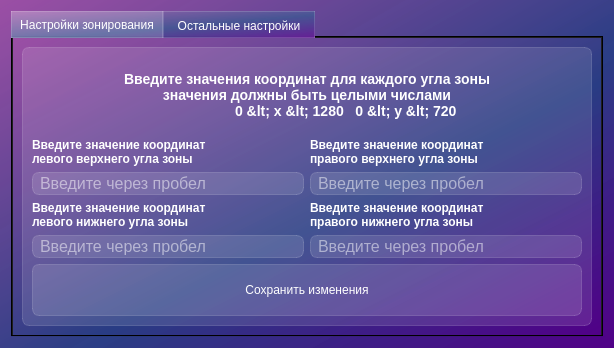
<?xml version="1.0" encoding="UTF-8"?>
<ui version="4.0">
 <class>ZoneChanging</class>
 <widget class="QDialog" name="ZoneChanging">
  <property name="geometry">
   <rect>
    <x>0</x>
    <y>0</y>
    <width>614</width>
    <height>348</height>
   </rect>
  </property>
  <property name="windowTitle">
   <string>Изменение параметров зоны</string>
  </property>
  <property name="styleSheet">
   <string notr="true">background-color: qlineargradient(spread:pad, x1:1, y1:1, x2:0, y2:0, stop:0 rgba(81, 0, 135, 255), stop:0.427447 rgba(41, 61, 132, 235), stop:1 rgba(155, 79, 165, 255));</string>
  </property>
  <layout class="QGridLayout" name="gridLayout_3">
   <item row="0" column="0">
    <widget class="QTabWidget" name="tabWidget">
     <property name="mouseTracking">
      <bool>true</bool>
     </property>
     <property name="styleSheet">
      <string notr="true">QTabWidget::pane {
  background-color: rgda(0, 0, 0, 0);
} 

QTabBar::tab {
  color: white;
  background-color: rgba(255, 255, 255, 30);
  border: 1px solid rgba(255, 255, 255, 40);
  width: 150px;
  height: 25px;
} 

QTabBar::tab:selected { 
	background-color: rgba(255, 255, 255, 70);
}</string>
     </property>
     <property name="currentIndex">
      <number>0</number>
     </property>
     <widget class="QWidget" name="zone_tab">
      <attribute name="title">
       <string>Настройки зонирования</string>
      </attribute>
      <layout class="QGridLayout" name="gridLayout_2">
       <item row="0" column="0">
        <widget class="QFrame" name="frame">
         <property name="styleSheet">
          <string notr="true">background-color: rgba(255, 255, 255, 30);
border: 1px solid rgba(255, 255, 255, 40);
border-radius: 7px</string>
         </property>
         <property name="frameShape">
          <enum>QFrame::Shape::StyledPanel</enum>
         </property>
         <property name="frameShadow">
          <enum>QFrame::Shadow::Raised</enum>
         </property>
         <layout class="QVBoxLayout" name="verticalLayout_3">
          <item>
           <layout class="QVBoxLayout" name="verticalLayout_2">
            <item>
             <layout class="QVBoxLayout" name="verticalLayout">
              <item>
               <widget class="QLabel" name="lbl_description">
                <property name="styleSheet">
                 <string notr="true">font-size: 14px;
font-weight: bold;
color: white;
background-color: none;
border: none</string>
                </property>
                <property name="text">
                 <string>Введите значения координат для каждого угла зоны
значения должны быть целыми числами 
                     0 &lt; x &lt; 1280   0 &lt; y &lt; 720 </string>
                </property>
                <property name="textFormat">
                 <enum>Qt::TextFormat::AutoText</enum>
                </property>
                <property name="scaledContents">
                 <bool>false</bool>
                </property>
                <property name="alignment">
                 <set>Qt::AlignmentFlag::AlignCenter</set>
                </property>
               </widget>
              </item>
              <item>
               <layout class="QGridLayout" name="gridLayout">
                <item row="1" column="0">
                 <widget class="QLineEdit" name="le_left_top_cords">
                  <property name="styleSheet">
                   <string notr="true">font-size: 16px;
color: white;
padding-left: 5px;</string>
                  </property>
                  <property name="text">
                   <string/>
                  </property>
                  <property name="placeholderText">
                   <string>Введите через пробел</string>
                  </property>
                 </widget>
                </item>
                <item row="1" column="1">
                 <widget class="QLineEdit" name="le_right_top_cords">
                  <property name="styleSheet">
                   <string notr="true">font-size: 16px;
color: white;
padding-left: 5px;</string>
                  </property>
                  <property name="text">
                   <string/>
                  </property>
                  <property name="placeholderText">
                   <string>Введите через пробел</string>
                  </property>
                 </widget>
                </item>
                <item row="3" column="0">
                 <widget class="QLineEdit" name="le_left_bottom_cords">
                  <property name="styleSheet">
                   <string notr="true">font-size: 16px;
color: white;
padding-left: 5px;</string>
                  </property>
                  <property name="text">
                   <string/>
                  </property>
                  <property name="placeholderText">
                   <string>Введите через пробел</string>
                  </property>
                 </widget>
                </item>
                <item row="3" column="1">
                 <widget class="QLineEdit" name="le_right_bottom_cords">
                  <property name="styleSheet">
                   <string notr="true">font-size: 16px;
color: white;
padding-left: 5px;</string>
                  </property>
                  <property name="text">
                   <string/>
                  </property>
                  <property name="placeholderText">
                   <string>Введите через пробел</string>
                  </property>
                 </widget>
                </item>
                <item row="0" column="1">
                 <widget class="QLabel" name="lbl_right_top">
                  <property name="styleSheet">
                   <string notr="true">font-size: 12px;
font-weight: bold;
color: white;
background-color: none;
border: none</string>
                  </property>
                  <property name="text">
                   <string>Введите значение координат
правого верхнего угла зоны</string>
                  </property>
                 </widget>
                </item>
                <item row="0" column="0">
                 <widget class="QLabel" name="lbl_left_top">
                  <property name="styleSheet">
                   <string notr="true">font-size: 12px;
font-weight: bold;
color: white;
background-color: none;
border: none</string>
                  </property>
                  <property name="text">
                   <string>Введите значение координат
левого верхнего угла зоны</string>
                  </property>
                 </widget>
                </item>
                <item row="2" column="0">
                 <widget class="QLabel" name="lbl_left_bottom">
                  <property name="styleSheet">
                   <string notr="true">font-size: 12px;
font-weight: bold;
color: white;
background-color: none;
border: none</string>
                  </property>
                  <property name="text">
                   <string>Введите значение координат
левого нижнего угла зоны</string>
                  </property>
                 </widget>
                </item>
                <item row="2" column="1">
                 <widget class="QLabel" name="lbl_right_bottom">
                  <property name="styleSheet">
                   <string notr="true">font-size: 12px;
font-weight: bold;
color: white;
background-color: none;
border: none</string>
                  </property>
                  <property name="text">
                   <string>Введите значение координат
правого нижнего угла зоны</string>
                  </property>
                 </widget>
                </item>
               </layout>
              </item>
             </layout>
            </item>
            <item>
             <widget class="QPushButton" name="btn_save_zone">
              <property name="styleSheet">
               <string notr="true">QPushButton {
	color: white;
	background-color: rgba(255, 255, 255, 30);
	border: 1px solid rgba(255, 255, 255, 40);
	border-radius: 7px;
	width: 230px;
	height: 50px
}
QPushButton:hover {
	background-color: rgba(255, 255, 255, 40);
}
QPushButton:pressed {
	background-color: rgba(255, 255, 255, 70);
}</string>
              </property>
              <property name="text">
               <string>Сохранить изменения</string>
              </property>
             </widget>
            </item>
           </layout>
          </item>
         </layout>
        </widget>
       </item>
      </layout>
     </widget>
     <widget class="QWidget" name="oth_settings_tab">
      <attribute name="title">
       <string>Остальные настройки</string>
      </attribute>
      <layout class="QGridLayout" name="gridLayout_4">
       <item row="0" column="0">
        <widget class="QFrame" name="frame_2">
         <property name="styleSheet">
          <string notr="true">background-color: rgba(255, 255, 255, 30);
border: 1px solid rgba(255, 255, 255, 40);
border-radius: 7px</string>
         </property>
         <property name="frameShape">
          <enum>QFrame::Shape::StyledPanel</enum>
         </property>
         <property name="frameShadow">
          <enum>QFrame::Shadow::Raised</enum>
         </property>
         <layout class="QGridLayout" name="gridLayout_5">
          <item row="0" column="0">
           <layout class="QHBoxLayout" name="horizontalLayout_3">
            <item>
             <widget class="QLabel" name="lbl_sender">
              <property name="styleSheet">
               <string notr="true">font-size: 14px;
font-weight: bold;
color: white;
background-color: none;
border: none</string>
              </property>
              <property name="text">
               <string>Почта, с которой
будут приходить
уведомления:</string>
              </property>
             </widget>
            </item>
            <item>
             <layout class="QVBoxLayout" name="verticalLayout_4">
              <item>
               <widget class="QLineEdit" name="le_sender_email">
                <property name="styleSheet">
                 <string notr="true">font-size: 16px;
color: white;
padding-left: 5px;</string>
                </property>
                <property name="text">
                 <string>zone.monitor.alert@gmail.com</string>
                </property>
                <property name="placeholderText">
                 <string>Введите адрес почты</string>
                </property>
               </widget>
              </item>
              <item>
               <widget class="QLineEdit" name="le_sender_pass">
                <property name="styleSheet">
                 <string notr="true">font-size: 16px;
color: white;
padding-left: 5px;</string>
                </property>
                <property name="text">
                 <string>G7rB!x2#VpQ8^yM0</string>
                </property>
                <property name="frame">
                 <bool>true</bool>
                </property>
                <property name="echoMode">
                 <enum>QLineEdit::EchoMode::Password</enum>
                </property>
                <property name="alignment">
                 <set>Qt::AlignmentFlag::AlignLeading|Qt::AlignmentFlag::AlignLeft|Qt::AlignmentFlag::AlignVCenter</set>
                </property>
                <property name="placeholderText">
                 <string>Введите пароль</string>
                </property>
               </widget>
              </item>
             </layout>
            </item>
            <item>
             <widget class="QPushButton" name="btn_save_sender">
              <property name="styleSheet">
               <string notr="true">QPushButton {
	color: white;
	background-color: rgba(255, 255, 255, 30);
	border: 1px solid rgba(255, 255, 255, 40);
	border-radius: 7px;
	width: 100px;
	height: 25px
}
QPushButton:hover {
	background-color: rgba(255, 255, 255, 40);
}
QPushButton:pressed {
	background-color: rgba(255, 255, 255, 70);
}</string>
              </property>
              <property name="text">
               <string>Сохранить</string>
              </property>
             </widget>
            </item>
           </layout>
          </item>
          <item row="1" column="0">
           <layout class="QHBoxLayout" name="horizontalLayout">
            <item>
             <widget class="QLabel" name="lbl_reciever">
              <property name="styleSheet">
               <string notr="true">font-size: 14px;
font-weight: bold;
color: white;
background-color: none;
border: none</string>
              </property>
              <property name="text">
               <string>Почта, куда
будут приходить
уведомления:</string>
              </property>
             </widget>
            </item>
            <item>
             <widget class="QLineEdit" name="le_email_reciever">
              <property name="styleSheet">
               <string notr="true">font-size: 16px;
color: white;
padding-left: 5px;</string>
              </property>
              <property name="placeholderText">
               <string>Введите адрес почты</string>
              </property>
             </widget>
            </item>
            <item>
             <widget class="QPushButton" name="btn_save_reciever">
              <property name="styleSheet">
               <string notr="true">QPushButton {
	color: white;
	background-color: rgba(255, 255, 255, 30);
	border: 1px solid rgba(255, 255, 255, 40);
	border-radius: 7px;
	width: 100px;
	height: 25px
}
QPushButton:hover {
	background-color: rgba(255, 255, 255, 40);
}
QPushButton:pressed {
	background-color: rgba(255, 255, 255, 70);
}</string>
              </property>
              <property name="text">
               <string>Сохранить</string>
              </property>
             </widget>
            </item>
           </layout>
          </item>
         </layout>
        </widget>
       </item>
      </layout>
     </widget>
    </widget>
   </item>
  </layout>
 </widget>
 <resources/>
 <connections/>
</ui>
